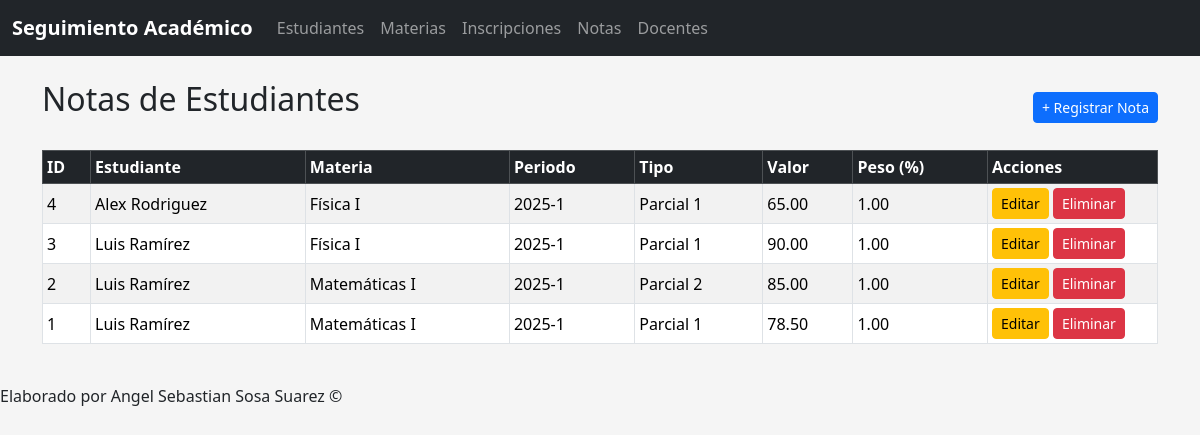
Page /Aplicacion/public/index.php?url=notas on the committed database.
### tables this page shows
CREATE TABLE `notas` (
  `id` int(11) NOT NULL,
  `inscripcion_id` int(11) NOT NULL,
  `tipo` varchar(50) DEFAULT NULL,
  `valor` decimal(5,2) NOT NULL,
  `peso` decimal(4,2) DEFAULT 1.00,
  `fecha` date DEFAULT curdate(),
  `created_at` timestamp NOT NULL DEFAULT current_timestamp(),
  `updated_at` timestamp NOT NULL DEFAULT current_timestamp() ON UPDATE current_timestamp()
);

CREATE TABLE `estudiantes` (
  `id` int(11) NOT NULL,
  `codigo` varchar(20) NOT NULL,
  `nombre` varchar(100) NOT NULL,
  `apellido` varchar(100) NOT NULL,
  `email` varchar(100) DEFAULT NULL,
  `telefono` varchar(20) DEFAULT NULL,
  `fecha_nacimiento` date DEFAULT NULL,
  `created_at` timestamp NOT NULL DEFAULT current_timestamp(),
  `updated_at` timestamp NOT NULL DEFAULT current_timestamp() ON UPDATE current_timestamp()
);

CREATE TABLE `materias` (
  `id` int(11) NOT NULL,
  `codigo` varchar(20) NOT NULL,
  `nombre` varchar(150) NOT NULL,
  `descripcion` text DEFAULT NULL,
  `docente_id` int(11) DEFAULT NULL,
  `created_at` timestamp NOT NULL DEFAULT current_timestamp(),
  `updated_at` timestamp NOT NULL DEFAULT current_timestamp() ON UPDATE current_timestamp()
);

CREATE TABLE `inscripciones` (
  `id` int(11) NOT NULL,
  `estudiante_id` int(11) NOT NULL,
  `materia_id` int(11) NOT NULL,
  `periodo` varchar(20) NOT NULL,
  `fecha_inscripcion` date DEFAULT curdate(),
  `created_at` timestamp NOT NULL DEFAULT current_timestamp(),
  `updated_at` timestamp NOT NULL DEFAULT current_timestamp() ON UPDATE current_timestamp()
);

### Aplicacion/controllers/NotaController.php (called while the page is built, shortened)
<?php
require_once __DIR__ . "/../models/NotaModel.php";
class NotaController {
    public function index($params = []) {
        $modelo = new NotaModel();
        $notas  = $modelo->getAll();
        require __DIR__ . "/../views/notas/index.php";
    }
}

### Aplicacion/public/index.php (called while the page is built, shortened)
<?php
require_once "../config/conexion.php";
require_once "../controllers/NotaController.php";
$url = isset($_GET['url']) ? $_GET['url'] : "";
$partes = explode("/", $url);
$metodo         = isset($partes[1]) ? $partes[1] : "index";
$params = array_merge($_GET, $_POST);
$controladorObj = new $nombreControlador();
$controladorObj->$metodo($params);

### Aplicacion/config/conexion.php (called while the page is built)
<?php
class Conexion {
    public static function conectar() {
        $host = "localhost";
        $db   = "seguimiento_academico";
        $user = "root";
        $pass = "";
        $charset = "utf8mb4";
        $dsn = "mysql:host=$host;dbname=$db;charset=$charset";
        try {
            $pdo = new PDO($dsn, $user, $pass);
            $pdo->setAttribute(PDO::ATTR_ERRMODE, PDO::ERRMODE_EXCEPTION);
            return $pdo;
        } catch (PDOException $e) {
            die("Error de conexión: " . $e->getMessage());
        }
    }
}

### Aplicacion/models/NotaModel.php (called while the page is built, shortened)
<?php
require_once dirname(__DIR__) . "/config/conexion.php";
class NotaModel {
    private $db;
    public function __construct() {
        $this->db = Conexion::conectar();
    }
    public function getAll() {
        $sql = "SELECT n.*,
                       e.nombre AS estudiante_nombre,
                       e.apellido AS estudiante_apellido,
                       m.nombre AS materia_nombre,
                       i.periodo
                FROM notas n
                JOIN inscripciones i ON n.inscripcion_id = i.id
                JOIN estudiantes e ON i.estudiante_id = e.id
                JOIN materias m ON i.materia_id = m.id
                ORDER BY n.id DESC";
        return $this->db->query($sql)->fetchAll(PDO::FETCH_ASSOC);
    }
}

### Aplicacion/views/notas/index.php (the view)
<?php include_once __DIR__ . "/../layouts/header.php"; ?>
<div class="d-flex justify-content-between align-items-center mb-3">
    <h2>Notas de Estudiantes</h2>
    <a href="<?= $baseUrl ?>?url=notas/crear" class="btn btn-primary btn-sm">
        + Registrar Nota
    </a>
</div>
<table class="table table-striped table-bordered table-sm align-middle">
    <thead class="table-dark">
        <tr>
            <th>ID</th>
            <th>Estudiante</th>
            <th>Materia</th>
            <th>Periodo</th>
            <th>Tipo</th>
            <th>Valor</th>
            <th>Peso (%)</th>
            <th style="width: 170px;">Acciones</th>
        </tr>
    </thead>
    <tbody>
        <?php if (!empty($notas)): ?>
            <?php foreach ($notas as $n): ?>
                <tr>
                    <td><?= htmlspecialchars($n['id']) ?></td>
                    <td><?= htmlspecialchars($n['estudiante_nombre'] . ' ' . $n['estudiante_apellido']) ?></td>
                    <td><?= htmlspecialchars($n['materia_nombre']) ?></td>
                    <td><?= htmlspecialchars($n['periodo'] ?? '') ?></td>
                    <td><?= htmlspecialchars($n['tipo']) ?></td>
                    <td><?= htmlspecialchars($n['valor']) ?></td>
                    <td><?= htmlspecialchars($n['peso']) ?></td>
                    <td>
                        <a href="<?= $baseUrl ?>?url=notas/editar/<?= $n['id'] ?>"
                           class="btn btn-warning btn-sm">
                            Editar
                        </a>
                        <a href="<?= $baseUrl ?>?url=notas/eliminar/<?= $n['id'] ?>"
                           class="btn btn-danger btn-sm"
                           onclick="return confirm('¿Seguro que deseas eliminar esta nota?');">
                            Eliminar
                        </a>
                    </td>
                </tr>
            <?php endforeach; ?>
        <?php else: ?>
            <tr>
                <td colspan="8" class="text-center">No hay notas registradas</td>
            </tr>
        <?php endif; ?>
    </tbody>
</table>
<?php include_once __DIR__ . "/../layouts/footer.php"; ?>

### Aplicacion/views/layouts/header.php (style rules this page uses)
body { background-color: #f5f5f5; }
h2 { margin-bottom: 1rem; }

### rows in the picture
notas: id "4", estudiantes.nombre+apellido "Alex Rodriguez", materias.nombre "Física I", inscripcion.periodo "2025-1", tipo "Parcial 1", valor "65.00", peso "1.00"
notas: id "3", estudiantes.nombre+apellido "Luis Ramírez", materias.nombre "Física I", inscripcion.periodo "2025-1", tipo "Parcial 1", valor "90.00", peso "1.00"
notas: id "2", estudiantes.nombre+apellido "Luis Ramírez", materias.nombre "Matemáticas I", inscripcion.periodo "2025-1", tipo "Parcial 2", valor "85.00", peso "1.00"
notas: id "1", estudiantes.nombre+apellido "Luis Ramírez", materias.nombre "Matemáticas I", inscripcion.periodo "2025-1", tipo "Parcial 1", valor "78.50", peso "1.00"
